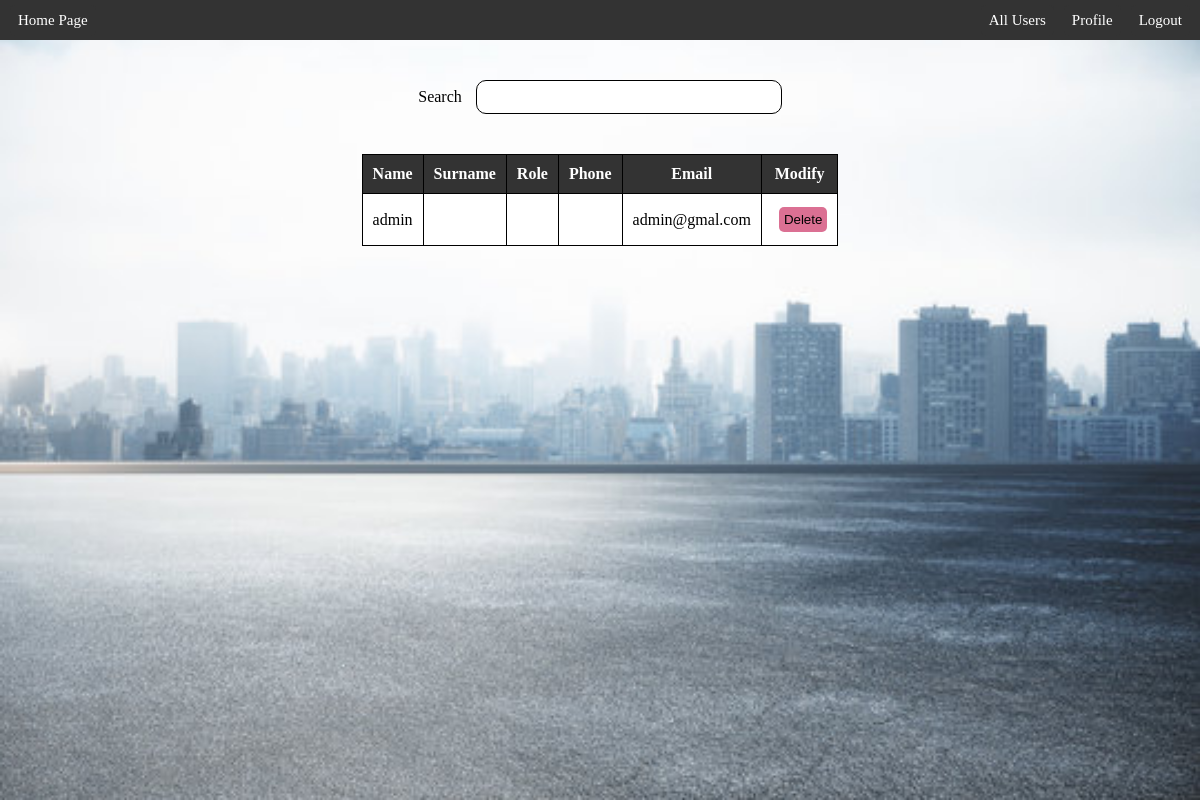
The app's page /userconfig/ (signed in), older data.
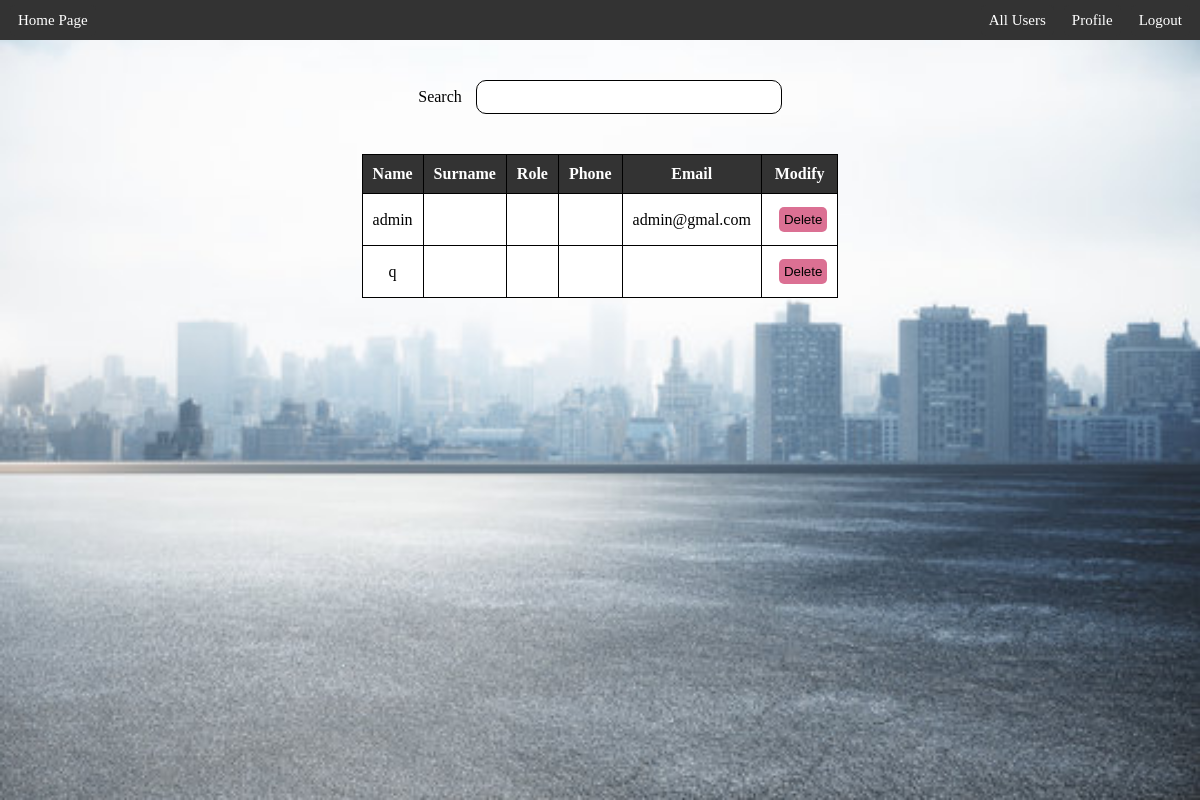
The same page, newer data.
### users/models.py (models this page shows)
class CustomUser(AbstractUser):
    phone = models.CharField(max_length=10)
    role = models.CharField(max_length=10)

### users/views.py (the view)
# urls.py: path('userconfig/', views.admin, name='userconfig'),
@login_required
def admin(request):
    user = CustomUser.objects.all()
    return render(request, 'users/admin.html', {'users': user})

### users/templates/users/admin.html (shortened to what this page needs)
{% extends './headerLayout.html' %}
{% load static %}
{% block link %}
    <link rel="stylesheet" href="../../static/users/index.css">
{% endblock %}
{% block body %}
            <div class="search">
                <label for="search" style="margin-right: 10px;">Search</label>
                <input type="text" class="searchbar" id="searchInput">
            </div>
            <div class="maincontent">
                <table>
                    <tr>
                        <th>Name</th>
                        <th>Surname</th>
                        <th>Role</th>
                        <th>Phone</th>
                        <th>Email</th>
                        <th>Modify</th>
                    </tr>
                    {% for user in users %}
                    <form action="{% url 'deleteuser' %}" method="post">
                    <tr>
                        <td>{% if user.first_name %}{{ user.first_name }}{% else %}{{ user.username }}{% endif %}</td>
                        <td>{{ user.last_name }}</td>
                        <td>{{ user.role}}</td>
                        <td>{{ user.phone }}</td>
                        <td>{{ user.email }}</td>
                        <td>
                            <div>
                                <button type="submit" class="delete" name="username" value="{{ user.username }}">Delete</button>
                            </div>
                        </td>
                    </tr>
                    {% endfor %}
                </table>
            </div>
        </div>
{% endblock %}

Row changes from the older to the newer data that the page shows:
added CustomUser: username "q"
